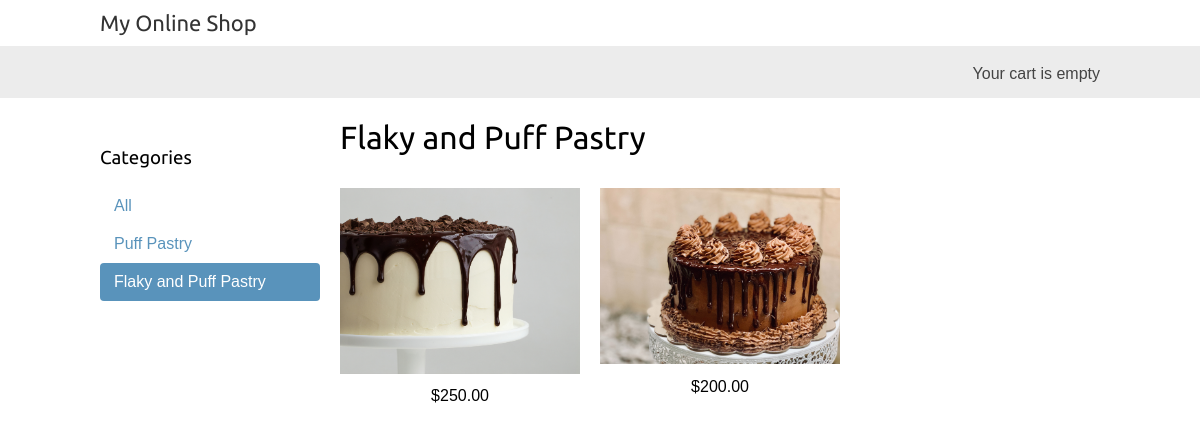
Screenshot of /FlakyPuff/ with the database file from the repository.
### onlineshop/models.py (models this page shows, shortened)
class Category(models.Model):
    name = models.CharField(max_length=200, db_index=True)
    slug = models.SlugField(max_length=200, unique=True)
    def get_absolute_url(self):
        return reverse("onlineshop:product_list_by_category", args=[self.slug])
    class Meta:
        ordering = ['-name']
        verbose_name = 'Category'
        verbose_name_plural = 'Categories'

class Product(models.Model):
    category = models.ForeignKey(Category, related_name="products", on_delete=models.SET_NULL, null=True)
    name = models.CharField(max_length=200, db_index=True)
    slug = models.SlugField(max_length=200, unique=True)
    image = models.ImageField(upload_to="products/%Y/%M/%d", blank=True)
    description = models.TextField(blank=True)
    price = models.DecimalField(max_digits=10, decimal_places=2)
    available = models.BooleanField(default=True)
    created_at = models.DateTimeField(auto_now_add=True)
    updated_at = models.DateTimeField(auto_now=True)
    def get_absolute_url(self):
        return reverse("onlineshop:product_detail", args=[self.id, self.slug])
    class Meta:
        ordering = ['-name']
        index_together = (('id', 'slug'),)

### onlineshop/views.py (the view)
# urls.py: path('',  product_list, name='product_list'),
def product_list(request, category_slug=None):
    category = None
    categories = Category.objects.all()
    products = Product.objects.filter(available=True)
    if category_slug:
        category = get_object_or_404(Category, slug=category_slug)
        products = products.filter(category=category)
    context = {
        'category': category,
        'categories': categories,
        'products': products
    }
    return render(request, 'onlineshop/product/list.html', context)

### cart/cart.py (called while the page is built)
    def __len__(self):
        return sum( item['quantity'] for item in self.cart.values())

### cart/context_processors.py (called while the page is built)
def cart(request):
    return {'cart': Cart(request)}

### onlineshop/templates/onlineshop/product/list.html (shortened to what this page needs)
{% extends 'onlineshop/base.html' %}
{% load static %}
{% block content %}
    <div id="sidebar">
        <h3>Categories</h3>
        <ul>
            <li {% if not category %}class="selected"{% endif %}>
                <a href="{% url 'onlineshop:product_list' %}">All</a>
            </li>
            {% for c in categories %}
                <li {% if category.slug == c.slug %}class="selected"{% endif %} >
                    <a href="{{ c.get_absolute_url }}">{{ c.name }}</a>
                </li>
            {% endfor %}
        </ul>
    </div>
    <div>
        <div id="main" class="product-list">
            <h1>{%if category %}{{ category.name }}{% else %}Products{% endif %}</h1>
            {% for product in products %}
                <div class="item">
                    <a href="{{ product.get_absolute_url }}">
                        <img src="{% if product.image %}{{ product.image.url }}{% else %}{% static 'img/default_pr.jpg' %}{% endif %}">
                    </a>
                    <br>
                    ${{ product.price }}
                </div>
            {% endfor %}
        </div>
    </div>
{% endblock %}

### static/css/base.css (style rules this page uses)
body { margin:0; padding:0; font-family:helvetica, sans-serif; }
h1, h2, h3, h4, h5 , h6 { font-family: 'Ubuntu', sans-serif; font-weight:normal; }
a { text-decoration:none; color:#5993bb; }
#sidebar { width:220px; padding:30px 20px 0 0; float:left; }
#sidebar ul { margin:0; padding:0; }
#sidebar ul li { margin:0; list-style:none; padding:10px 14px; }
#sidebar ul li a { display:block; }
#sidebar ul li.selected { background:#5993bb; border-radius:4px; }
#sidebar ul li.selected a { color:#fff; }
#main { float:left; width: 96%; margin-right:-220px; overflow:hidden; }
.product-list .item { width:25%; padding:10px 20px 10px 0; float:left; text-align:center; line-height:1.2; }
.product-list .item img { width:100%; margin-bottom:8px; }

### rows the page displays
Category: name "Puff Pastry"
Category: name "Flaky and Puff Pastry"
Product: image (picture), price "250.00"
Product: image (picture), price "200.00"
